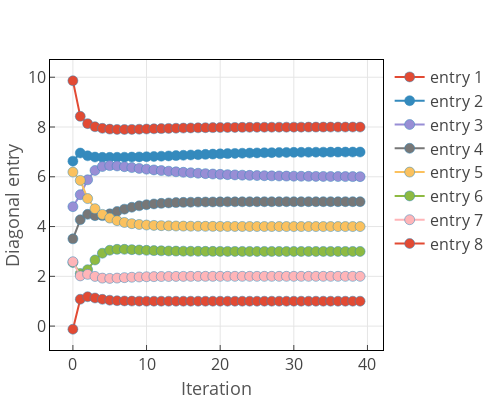

The notebook cell saved with this chart:
### Code cell
t = Array{PlotlyJS.AbstractTrace,1}()
for i=1:n
     push!(t,scatter(y=ev[:,i],name=string("entry ",i),mode="markers+lines"))
end
l = Layout(height=400,width=500,xaxis_title="Iteration",yaxis_title="Diagonal entry")
p = plot(t,l)
display(p)
output = false
if output
    PlotlyJS.savefig(p,"schur_iteration.pdf")
end

### Figure 1 — Plotly figure (JSON) as saved in the notebook; plotly's stock layout.template omitted (floating-point values rounded to 4 significant figures)
{"data": [{"marker": {"color": "#E24A33", "line": {"color": "#348ABD", "width": 0.5}, "size": 10}, "mode": "markers+lines", "name": "entry 1", "type": "scatter", "y": [9.859, 8.429, 8.136, 8.012, 7.947, 7.916, 7.903, 7.901, 7.905, 7.912, 7.92, 7.929, 7.937, 7.944, 7.951, 7.958, 7.963, 7.968, 7.972, 7.976, 7.979, 7.982, 7.984, 7.986, 7.988, 7.989, 7.991, 7.992, 7.993, 7.994, 7.995, 7.995, 7.996, 7.996, 7.997, 7.997, 7.998, 7.998, 7.998, 7.998]}, {"marker": {"color": "#348ABD", "line": {"color": "#348ABD", "width": 0.5}, "size": 10}, "mode": "markers+lines", "name": "entry 2", "type": "scatter", "y": [6.629, 6.955, 6.843, 6.793, 6.78, 6.78, 6.784, 6.788, 6.792, 6.799, 6.806, 6.816, 6.827, 6.839, 6.851, 6.864, 6.877, 6.889, 6.901, 6.912, 6.922, 6.931, 6.94, 6.947, 6.954, 6.96, 6.965, 6.97, 6.974, 6.978, 6.981, 6.984, 6.986, 6.988, 6.99, 6.991, 6.992, 6.994, 6.994, 6.995]}, {"marker": {"color": "#988ED5", "line": {"color": "#348ABD", "width": 0.5}, "size": 10}, "mode": "markers+lines", "name": "entry 3", "type": "scatter", "y": [4.799, 5.281, 5.879, 6.255, 6.412, 6.449, 6.436, 6.405, 6.37, 6.337, 6.305, 6.276, 6.25, 6.225, 6.202, 6.181, 6.161, 6.143, 6.127, 6.112, 6.098, 6.086, 6.075, 6.066, 6.057, 6.05, 6.043, 6.037, 6.032, 6.028, 6.024, 6.021, 6.018, 6.015, 6.013, 6.011, 6.01, 6.008, 6.007, 6.006]}, {"marker": {"color": "#777777", "line": {"color": "#348ABD", "width": 0.5}, "size": 10}, "mode": "markers+lines", "name": "entry 4", "type": "scatter", "y": [3.506, 4.272, 4.491, 4.438, 4.439, 4.51, 4.607, 4.699, 4.775, 4.834, 4.877, 4.909, 4.933, 4.95, 4.962, 4.972, 4.979, 4.984, 4.988, 4.991, 4.993, 4.994, 4.996, 4.997, 4.997, 4.998, 4.999, 4.999, 4.999, 4.999, 4.999, 5.0, 5.0, 5.0, 5.0, 5.0, 5.0, 5.0, 5.0, 5.0]}, {"marker": {"color": "#FBC15E", "line": {"color": "#348ABD", "width": 0.5}, "size": 10}, "mode": "markers+lines", "name": "entry 5", "type": "scatter", "y": [6.19, 5.855, 5.125, 4.719, 4.489, 4.34, 4.237, 4.165, 4.116, 4.084, 4.062, 4.047, 4.036, 4.028, 4.022, 4.018, 4.014, 4.012, 4.009, 4.008, 4.006, 4.005, 4.004, 4.003, 4.003, 4.002, 4.002, 4.001, 4.001, 4.001, 4.001, 4.001, 4.001, 4.0, 4.0, 4.0, 4.0, 4.0, 4.0, 4.0]}, {"marker": {"color": "#8EBA42", "line": {"color": "#348ABD", "width": 0.5}, "size": 10}, "mode": "markers+lines", "name": "entry 6", "type": "scatter", "y": [2.557, 2.111, 2.267, 2.658, 2.928, 3.048, 3.084, 3.085, 3.073, 3.058, 3.045, 3.034, 3.026, 3.019, 3.014, 3.01, 3.008, 3.006, 3.004, 3.003, 3.002, 3.002, 3.001, 3.001, 3.001, 3.001, 3.0, 3.0, 3.0, 3.0, 3.0, 3.0, 3.0, 3.0, 3.0, 3.0, 3.0, 3.0, 3.0, 3.0]}, {"marker": {"color": "#FFB5B8", "line": {"color": "#348ABD", "width": 0.5}, "size": 10}, "mode": "markers+lines", "name": "entry 7", "type": "scatter", "y": [2.587, 2.018, 2.079, 1.997, 1.928, 1.916, 1.929, 1.947, 1.963, 1.975, 1.983, 1.988, 1.992, 1.995, 1.997, 1.998, 1.998, 1.999, 1.999, 2.0, 2.0, 2.0, 2.0, 2.0, 2.0, 2.0, 2.0, 2.0, 2.0, 2.0, 2.0, 2.0, 2.0, 2.0, 2.0, 2.0, 2.0, 2.0, 2.0, 2.0]}, {"marker": {"color": "#E24A33", "line": {"color": "#348ABD", "width": 0.5}, "size": 10}, "mode": "markers+lines", "name": "entry 8", "type": "scatter", "y": [-0.1267, 1.079, 1.18, 1.13, 1.075, 1.04, 1.021, 1.011, 1.005, 1.003, 1.001, 1.001, 1.0, 1.0, 1.0, 1.0, 1.0, 1.0, 1.0, 1.0, 1.0, 1.0, 1.0, 1.0, 1.0, 1.0, 1.0, 1.0, 1.0, 1.0, 1.0, 1.0, 1.0, 1.0, 1.0, 1.0, 1.0, 1.0, 1.0, 1.0]}], "layout": {"font": {"size": 16}, "height": 400, "margin": {"b": 50, "l": 50, "r": 50, "t": 60}, "titlefont": {"size": 18}, "width": 500, "xaxis": {"gridcolor": "#E5E5E5", "linecolor": "black", "linewidth": 1, "mirror": true, "showgrid": true, "ticks": "inside", "title": "Iteration", "titlefont": {"color": "#555555", "size": 18}, "zeroline": false}, "yaxis": {"gridcolor": "#E5E5E5", "linecolor": "black", "linewidth": 1, "mirror": true, "showgrid": true, "ticks": "inside", "title": "Diagonal entry", "titlefont": {"color": "#555555", "size": 18}, "zeroline": false}}}
